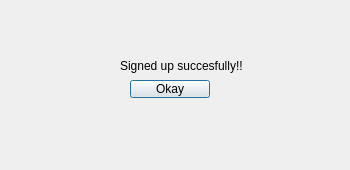
<?xml version="1.0" encoding="UTF-8"?>
<ui version="4.0">
 <class>Signupsuccessful</class>
 <widget class="QDialog" name="Signupsuccessful">
  <property name="geometry">
   <rect>
    <x>0</x>
    <y>0</y>
    <width>350</width>
    <height>170</height>
   </rect>
  </property>
  <property name="windowTitle">
   <string>Alert!!</string>
  </property>
  <widget class="QLabel" name="label">
   <property name="geometry">
    <rect>
     <x>120</x>
     <y>50</y>
     <width>151</width>
     <height>31</height>
    </rect>
   </property>
   <property name="text">
    <string>Signed up succesfully!!</string>
   </property>
  </widget>
  <widget class="QPushButton" name="pushButtonOkay">
   <property name="geometry">
    <rect>
     <x>130</x>
     <y>80</y>
     <width>80</width>
     <height>18</height>
    </rect>
   </property>
   <property name="text">
    <string>Okay</string>
   </property>
  </widget>
 </widget>
 <resources/>
 <connections/>
</ui>
